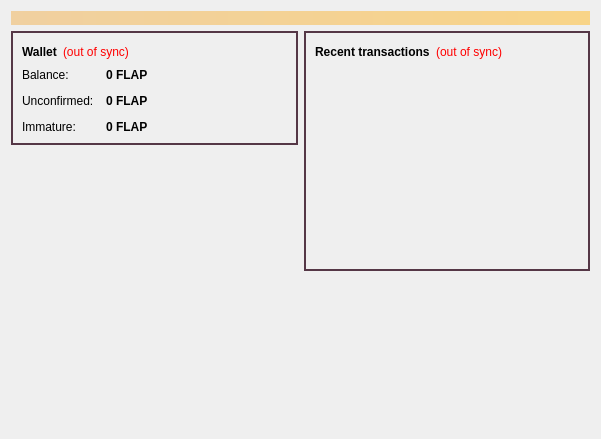
<?xml version="1.0" encoding="UTF-8"?>
<ui version="4.0">
 <class>OverviewPage</class>
 <widget class="QWidget" name="OverviewPage">
  <property name="geometry">
   <rect>
    <x>0</x>
    <y>0</y>
    <width>601</width>
    <height>439</height>
   </rect>
  </property>
  <property name="windowTitle">
   <string>Form</string>
  </property>
  <layout class="QVBoxLayout" name="topLayout">
   <item>
    <widget class="QLabel" name="labelAlerts">
     <property name="visible">
      <bool>false</bool>
     </property>
     <property name="styleSheet">
      <string notr="true">background-color: qlineargradient(x1: 0, y1: 0, x2: 1, y2: 0, stop:0 #F0D0A0, stop:1 #F8D488); color:#000000;</string>
     </property>
     <property name="wordWrap">
      <bool>true</bool>
     </property>
     <property name="margin">
      <number>3</number>
     </property>
    </widget>
   </item>
   <item>
    <layout class="QHBoxLayout" name="horizontalLayout" stretch="1,1">
     <item>
      <layout class="QVBoxLayout" name="verticalLayout_2">
       <item>
        <widget class="QFrame" name="frame">
         <property name="styleSheet">
          <string notr="true">#frame {
border: 2px solid #553746;
}</string>
         </property>
         <property name="frameShape">
          <enum>QFrame::StyledPanel</enum>
         </property>
         <property name="frameShadow">
          <enum>QFrame::Raised</enum>
         </property>
         <layout class="QVBoxLayout" name="verticalLayout_4">
          <item>
           <layout class="QHBoxLayout" name="horizontalLayout_4">
            <item>
             <widget class="QLabel" name="label_5">
              <property name="font">
               <font>
                <weight>75</weight>
                <bold>true</bold>
               </font>
              </property>
              <property name="text">
               <string>Wallet</string>
              </property>
             </widget>
            </item>
            <item>
             <widget class="QLabel" name="labelWalletStatus">
              <property name="toolTip">
               <string>The displayed information may be out of date. Your wallet automatically synchronizes with the Flappycoin network after a connection is established, but this process has not completed yet.</string>
              </property>
              <property name="styleSheet">
               <string notr="true">QLabel { color: red; }</string>
              </property>
              <property name="text">
               <string notr="true">(out of sync)</string>
              </property>
              <property name="alignment">
               <set>Qt::AlignLeading|Qt::AlignLeft|Qt::AlignVCenter</set>
              </property>
             </widget>
            </item>
            <item>
             <spacer name="horizontalSpacer_2">
              <property name="orientation">
               <enum>Qt::Horizontal</enum>
              </property>
              <property name="sizeHint" stdset="0">
               <size>
                <width>40</width>
                <height>20</height>
               </size>
              </property>
             </spacer>
            </item>
           </layout>
          </item>
          <item>
           <layout class="QFormLayout" name="formLayout_2">
            <property name="fieldGrowthPolicy">
             <enum>QFormLayout::AllNonFixedFieldsGrow</enum>
            </property>
            <property name="horizontalSpacing">
             <number>12</number>
            </property>
            <property name="verticalSpacing">
             <number>12</number>
            </property>
            <item row="0" column="0">
             <widget class="QLabel" name="label">
              <property name="text">
               <string>Balance:</string>
              </property>
             </widget>
            </item>
            <item row="0" column="1">
             <widget class="QLabel" name="labelBalance">
              <property name="font">
               <font>
                <weight>75</weight>
                <bold>true</bold>
               </font>
              </property>
              <property name="cursor">
               <cursorShape>IBeamCursor</cursorShape>
              </property>
              <property name="toolTip">
               <string>Your current balance</string>
              </property>
              <property name="text">
               <string notr="true">0 FLAP</string>
              </property>
              <property name="textInteractionFlags">
               <set>Qt::LinksAccessibleByMouse|Qt::TextSelectableByKeyboard|Qt::TextSelectableByMouse</set>
              </property>
             </widget>
            </item>
            <item row="1" column="0">
             <widget class="QLabel" name="label_3">
              <property name="text">
               <string>Unconfirmed:</string>
              </property>
             </widget>
            </item>
            <item row="1" column="1">
             <widget class="QLabel" name="labelUnconfirmed">
              <property name="font">
               <font>
                <weight>75</weight>
                <bold>true</bold>
               </font>
              </property>
              <property name="cursor">
               <cursorShape>IBeamCursor</cursorShape>
              </property>
              <property name="toolTip">
               <string>Total of transactions that have yet to be confirmed, and do not yet count toward the current balance</string>
              </property>
              <property name="text">
               <string notr="true">0 FLAP</string>
              </property>
              <property name="textInteractionFlags">
               <set>Qt::LinksAccessibleByMouse|Qt::TextSelectableByKeyboard|Qt::TextSelectableByMouse</set>
              </property>
             </widget>
            </item>
            <item row="2" column="0">
             <widget class="QLabel" name="labelImmatureText">
              <property name="text">
               <string>Immature:</string>
              </property>
             </widget>
            </item>
            <item row="2" column="1">
             <widget class="QLabel" name="labelImmature">
              <property name="font">
               <font>
                <weight>75</weight>
                <bold>true</bold>
               </font>
              </property>
              <property name="toolTip">
               <string>Mined balance that has not yet matured</string>
              </property>
              <property name="text">
               <string notr="true">0 FLAP</string>
              </property>
              <property name="textInteractionFlags">
               <set>Qt::LinksAccessibleByMouse|Qt::TextSelectableByKeyboard|Qt::TextSelectableByMouse</set>
              </property>
             </widget>
            </item>
           </layout>
          </item>
         </layout>
        </widget>
       </item>
       <item>
        <spacer name="verticalSpacer">
         <property name="orientation">
          <enum>Qt::Vertical</enum>
         </property>
         <property name="sizeHint" stdset="0">
          <size>
           <width>20</width>
           <height>40</height>
          </size>
         </property>
        </spacer>
       </item>
       <item>
        <widget class="QLabel" name="label_wallet_bg">
         <property name="text">
          <string/>
         </property>
         <property name="pixmap">
          <pixmap resource="../bitcoin.qrc">:/images/res/images/wallet-bg.png</pixmap>
         </property>
         <property name="alignment">
          <set>Qt::AlignCenter</set>
         </property>
        </widget>
       </item>
      </layout>
     </item>
     <item>
      <layout class="QVBoxLayout" name="verticalLayout_3">
       <item>
        <widget class="QFrame" name="frame_2">
         <property name="styleSheet">
          <string notr="true">#frame_2 {
border: 2px solid #553746;
}</string>
         </property>
         <property name="frameShape">
          <enum>QFrame::StyledPanel</enum>
         </property>
         <property name="frameShadow">
          <enum>QFrame::Raised</enum>
         </property>
         <layout class="QVBoxLayout" name="verticalLayout">
          <item>
           <layout class="QHBoxLayout" name="horizontalLayout_2">
            <item>
             <widget class="QLabel" name="label_4">
              <property name="text">
               <string>&lt;b&gt;Recent transactions&lt;/b&gt;</string>
              </property>
             </widget>
            </item>
            <item>
             <widget class="QLabel" name="labelTransactionsStatus">
              <property name="toolTip">
               <string>The displayed information may be out of date. Your wallet automatically synchronizes with the Flappycoin network after a connection is established, but this process has not completed yet.</string>
              </property>
              <property name="styleSheet">
               <string notr="true">QLabel { color: red; }</string>
              </property>
              <property name="text">
               <string notr="true">(out of sync)</string>
              </property>
              <property name="alignment">
               <set>Qt::AlignRight|Qt::AlignTrailing|Qt::AlignVCenter</set>
              </property>
             </widget>
            </item>
            <item>
             <spacer name="horizontalSpacer">
              <property name="orientation">
               <enum>Qt::Horizontal</enum>
              </property>
              <property name="sizeHint" stdset="0">
               <size>
                <width>40</width>
                <height>20</height>
               </size>
              </property>
             </spacer>
            </item>
           </layout>
          </item>
          <item>
           <widget class="QListView" name="listTransactions">
            <property name="styleSheet">
             <string notr="true">QListView { background: transparent; }</string>
            </property>
            <property name="frameShape">
             <enum>QFrame::NoFrame</enum>
            </property>
            <property name="verticalScrollBarPolicy">
             <enum>Qt::ScrollBarAlwaysOff</enum>
            </property>
            <property name="horizontalScrollBarPolicy">
             <enum>Qt::ScrollBarAlwaysOff</enum>
            </property>
            <property name="selectionMode">
             <enum>QAbstractItemView::NoSelection</enum>
            </property>
           </widget>
          </item>
         </layout>
        </widget>
       </item>
       <item>
        <spacer name="verticalSpacer_2">
         <property name="orientation">
          <enum>Qt::Vertical</enum>
         </property>
         <property name="sizeHint" stdset="0">
          <size>
           <width>20</width>
           <height>40</height>
          </size>
         </property>
        </spacer>
       </item>
      </layout>
     </item>
    </layout>
   </item>
  </layout>
 </widget>
 <resources>
  <include location="../bitcoin.qrc"/>
 </resources>
 <connections/>
</ui>
